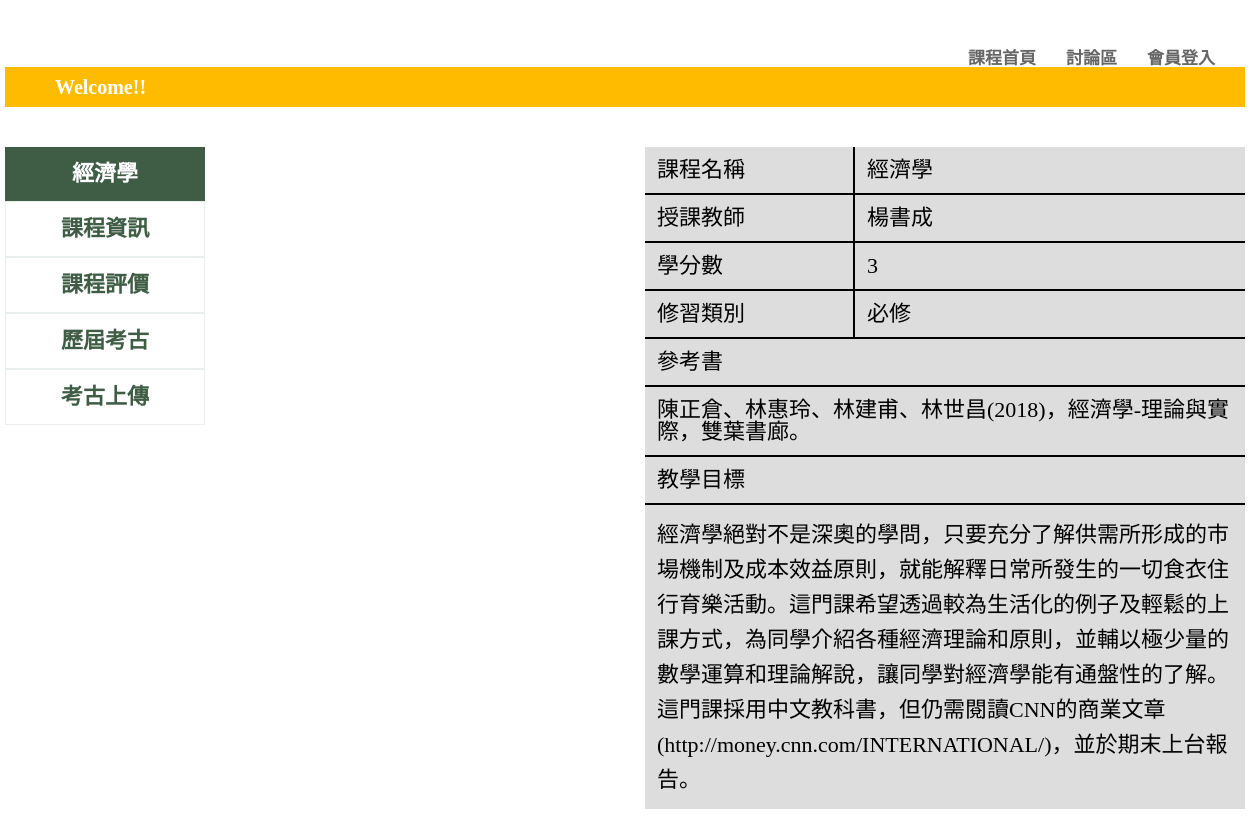
The app's page /information.php?name=楊書成&subject=經濟學 (signed in) with its own data.
### tables this page shows
CREATE TABLE `information` (
  `subject` text NOT NULL,
  `name` text NOT NULL,
  `credit` int(5) NOT NULL,
  `category` text NOT NULL,
  `book` text NOT NULL,
  `objectives` text NOT NULL
);

### information.php (the view, shortened to what this page needs)
<!DOCTYPE html>
<html lang="en">
<head>
    <link rel="stylesheet" href="information.css">
</head>
<body>
<div class="wrap">
        <div class="header">
            <div class="logo">
                <a href="home.php"><img src="https://scontent.fkhh1-1.fna.fbcdn.net/v/t1.0-9/59887336_2148001515320668_3034674628355162112_n.jpg?_nc_cat=102&_nc_ht=scontent.fkhh1-1.fna&oh=3e3b0a3597d9b5d9d1618160a6ef6f59&oe=5D5B49C3" alt=""></a>
            </div>
            <div class="function">
             <div class="list">
                 <ul>
                     <li><a href="#">課程首頁</a></li>
                     <li><a href="#">討論區</a></li>
                     <li><a href="signin.php">會員登入</a></li>
                </ul>
            </div>
            </div>
            <div class="title">
                <div class="welcome"><marquee scrollamount="10" behavior="alternate">Welcome!!</marquee></div>
            </div>
        </div>
    <div class="content">
        <div class="mean">
        <?php
            if(isset($_SESSION["account"])){
            $name=$_GET['name'];
            $subject=$_GET['subject'];
            echo "<span class='top'>$subject</span>";
            echo "<ul><li><a href='information.php?name=$name&subject=$subject'>課程資訊</a></li>";
            echo "<li><a href='classdb.php?name=$name&subject=$subject'>課程評價</a></li>";
            echo "<li><a href='history.php?name=$name&subject=$subject'>歷屆考古</a></li>";
            echo "<li><a href='upload.php?name=$name&subject=$subject'>考古上傳</a></li></ul>";
        }
         ?>
         </div>
   <div class="classinfo">
   <?php
          $name=$_GET['name'];
        if($name){
            if($name==楊書成){
                echo"<div class='picture'><img src='https://scontent.fkhh1-1.fna.fbcdn.net/v/t1.0-9/37997844_10211770979741103_1326883945135996928_n.jpg?_nc_cat=100&_nc_ht=scontent.fkhh1-1.fna&oh=6bac747287ce3241c897f0a1cc96c534&oe=5D86B28E' alt=''></div>";
            }
         echo "<div class='info'>";
            $link=@mysqli_connect('localhost','root','jing1030','php');
         $sql_information="SELECT * FROM information  where name='$name'";
          if($information_result=mysqli_query($link,$sql_information)){
              echo "<table  width=600  border=2>";
              while($row=mysqli_fetch_assoc($information_result))
             {
                 echo "<tr><td class='t'>課程名稱</td><td class='detail'>".$row["subject"]."</td></tr>";
                 echo "<tr><td class='t'>授課教師</td><td class='detail'>".$row["name"]."</td></tr>";
                 echo "<tr><td class='t'>學分數</td><td class='detail'>".$row["credit"]."</td></tr>";
                 echo "<tr><td class='t'>修習類別</td><td class='detail'>".$row["category"]."</td></tr>";
              }
              echo "</table>";
         }
         if($information_result=mysqli_query($link,$sql_information)){
            echo "<table  width=600  border=2>";
            while($row=mysqli_fetch_assoc($information_result))
           {
               echo "<tr><td class='t2'>參考書</td></tr>";
               echo "<tr><td class='t2'>".$row["book"]."</td></tr>";
               echo "<tr><td class='t2'>教學目標</td></tr>";
               echo "<tr><td class='detail2'>".$row["objectives"]."</td></tr>";
            }
            echo "</table>";
       }
       echo"</div>";
        }
         ?>
   </div>
    </div>
    </div>
</body>
</html>

### information.css (style rules this page uses)
html, body, div, span, applet, object, iframe, h1, h2, h3, h4, h5, h6, p, blockquote, pre, a, abbr, acronym, address, big, cite, code, del, dfn, em, img, ins, kbd, q, s, samp, small, strike, strong, sub, sup, tt, var, b, u, i, center, dl, dt, dd, ol, ul, li, fieldset, form, label, legend, table, caption, tbody, tfoot, thead, tr, th, td, article, aside, canvas, details, embed, figure, figcaption, footer, header, hgroup, menu, nav, output, ruby, section, summary, time, mark, audio, video { margin: 0; padding: 0; border: 0; font-size: 100%; font: inherit; vertical-align: baseline; }
body { line-height: 1; }
ol, ul { list-style: none; }
table { border-collapse: collapse; border-spacing: 0; }
a { text-decoration:none; }
.wrap { width: 1240px; margin: 0 auto; font-family: 微軟正黑體; }
.logo { float: left; width: 500px; }
.logo img { width: 50%; padding: 10px 0px 0px 55px; }
.title { height: 40px; background-color: #FFBB00; }
.welcome { margin-left: 50px; float: left; width: 80%; font-size: 20px; padding-top: 10px; color: #ffffff; font-weight: bold; }
.function { float:right; padding-top: 50px; }
.list { float:left; }
.list li { float:left; padding-right: 30px; font-size: 17px; font-weight: bolder; font-family: 微軟正黑體; }
.list li a { color: #666666 ; }
.mean { width: 200px; text-align: center; float: left; font-size: 22px; font-weight: bold; margin-top:40px; font-family:微軟正黑體; }
.mean li { list-style:none; border: #EAF0ED solid 1px; padding: 16px; }
.mean a { display: block; color: #3F5D45; text-decoration:none; }
.mean span { font-weight: bolder; background-color: #3F5D45; color:#fff; display: block; padding: 16px; }
.info { margin-top: 40px; float: right; margin-bottom: 100px; }
table { background-color: #dddddd; }
table td { padding:12px; font-size: 22px; font-family: 微軟正黑體; }
table .t { width: 200px; border-right: 2px solid #000000; border-bottom: 2px solid #000000; }
table .detail { width: 400px; border-bottom: 2px solid #000000; }
table .t2 { border-bottom: 2px solid #000000; }
table .detail2 { line-height: 35px; }
.picture { margin-top: 40px; float: left; padding-left: 60px; }

### records on screen
information: subject "經濟學", name "楊書成", credit "3", category "必修", book "陳正倉、林惠玲、林建甫、林世昌(2018)，經濟學-理論與實際，雙葉書廊。", objectives "經濟學絕對不是深奧的學問，只要充分了解供需所形成的市場機制及成本效益原則，就能解釋日常所發生的一切食衣住行育樂活動。這門課希望透過較為生活化的例子及輕鬆的上課方式，為同學介紹各種經濟理論和原則，並輔以極少量的數學運算和理論解說，讓同學對經濟學能有通盤性的了解。 這門課採用中文教科書，但仍需閱讀CNN的商業文章(http://money.cnn.com/INTERNATIONAL/)，並於期末上台報告。"

### other values on screen
$subject "經濟學"
